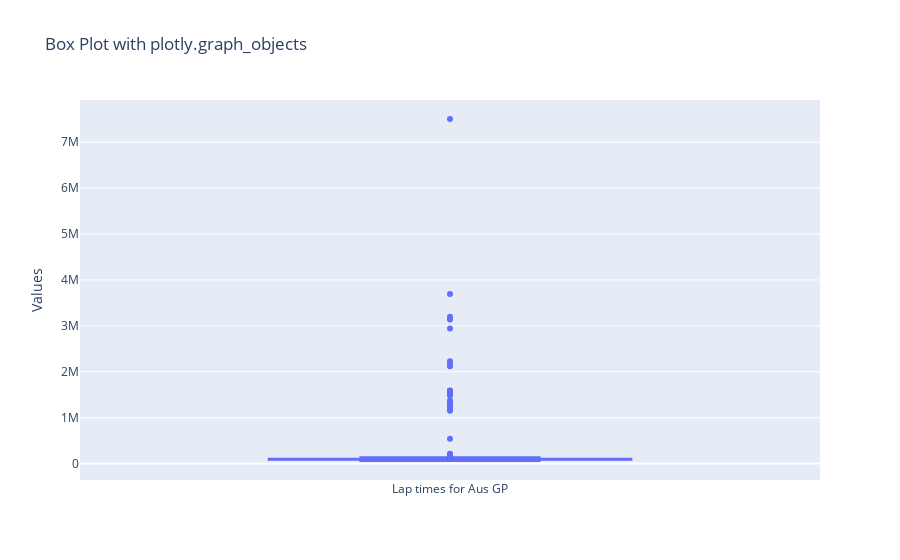

Notebook cell for this chart:
### Code cell
fig = go.Figure()

# Add a box trace
fig.add_trace(
    go.Box(
        y=lap_times_selected_driver["milliseconds"], name="Lap times for Aus GP"
    )
)

# Customize the layout
fig.update_layout(
    title="Box Plot with plotly.graph_objects",
    yaxis_title="Values",
)

# Show the figure
fig.show()

### Figure 1 — Plotly figure (JSON) as saved in the notebook; plotly's stock layout.template omitted (floating-point values rounded to 4 significant figures; data arrays with more than 128 entries replaced by an {"elided": "..."} marker saying what was removed)
{"data": [{"name": "Lap times for Aus GP", "type": "box", "y": {"elided": "16427 int values"}}], "layout": {"title": {"text": "Box Plot with plotly.graph_objects"}, "yaxis": {"title": {"text": "Values"}}}}
